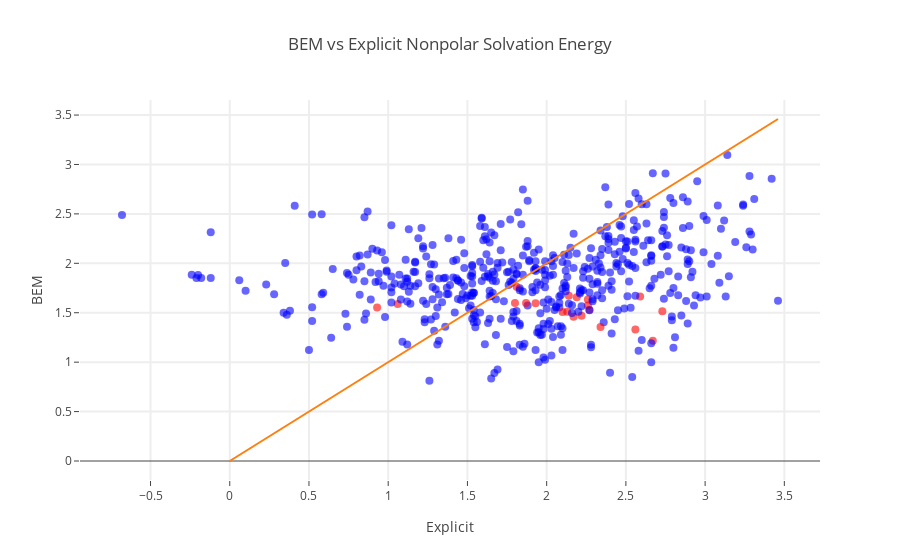

Notebook source saved alongside this figure:
### Code cell
import plotly.plotly as py
import plotly.graph_objs as go
from plotly.offline import download_plotlyjs, init_notebook_mode, plot, iplot
init_notebook_mode(connected=True)

bem_c = bem[index_clean]
mobley_c = mobley[index_clean]
names_c = names[index_clean]
volumes_c = volumes[index_clean]
areas_c = areas[index_clean]


key = 'propane'
key_true = numpy.chararray(len(bem_c), itemsize=10)
key_true[:] = 'blue'
for i in range(len(bem_c)):
    if key in names_c[i]:
        key_true[i] = 'red'
    
trace = go.Scatter(
            x = mobley_c,
            y = bem_c,
            text = names_c,
            mode='markers',
            marker = dict(size=8,
                        opacity=0.6, color=key_true),
            hoverinfo = 'text')
         

max_val = numpy.max(mobley_c)
ref = go.Scatter( x = numpy.array([0,max_val]),
                  y = numpy.array([0,max_val]),
                  mode = 'lines'
                )


data = [trace, ref]
    
layout= go.Layout(
    title= 'BEM vs Explicit Nonpolar Solvation Energy',
    hovermode= 'closest',
    xaxis= dict(
        title= 'Explicit',
        ticklen= 5,
        zeroline= False,
        gridwidth= 2,
    ),
    yaxis=dict(
        title= 'BEM',
        ticklen= 5,
        gridwidth= 2,
    ),
    showlegend= False
)
fig= go.Figure(data=data, layout=layout)
iplot(fig)

### Figure 1 — Plotly figure (JSON) as saved in the notebook; plotly's stock layout.template omitted (floating-point values rounded to 4 significant figures; data arrays with more than 128 entries replaced by an {"elided": "..."} marker saying what was removed)
{"data": [{"hoverinfo": "text", "marker": {"color": {"elided": "502 str values"}, "opacity": 0.6, "size": 8}, "mode": "markers", "text": {"elided": "502 str values"}, "type": "scatter", "uid": "abdb16e0-102c-11e9-94c6-0242ac110002", "x": {"elided": "502 float values"}, "y": {"elided": "502 float values"}}, {"mode": "lines", "type": "scatter", "uid": "abdb19f6-102c-11e9-94c6-0242ac110002", "x": [0, 3.46], "y": [0, 3.46]}], "layout": {"hovermode": "closest", "showlegend": false, "title": "BEM vs Explicit Nonpolar Solvation Energy", "xaxis": {"gridwidth": 2, "ticklen": 5, "title": "Explicit", "zeroline": false}, "yaxis": {"gridwidth": 2, "ticklen": 5, "title": "BEM"}}}
